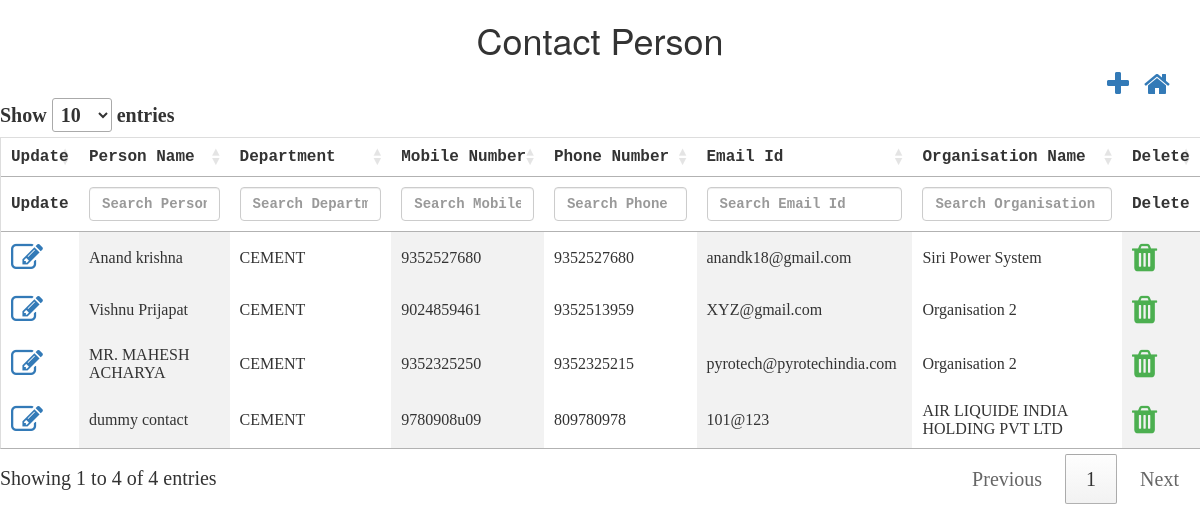
Before: /controllers/contactPerson.php with the older database file.
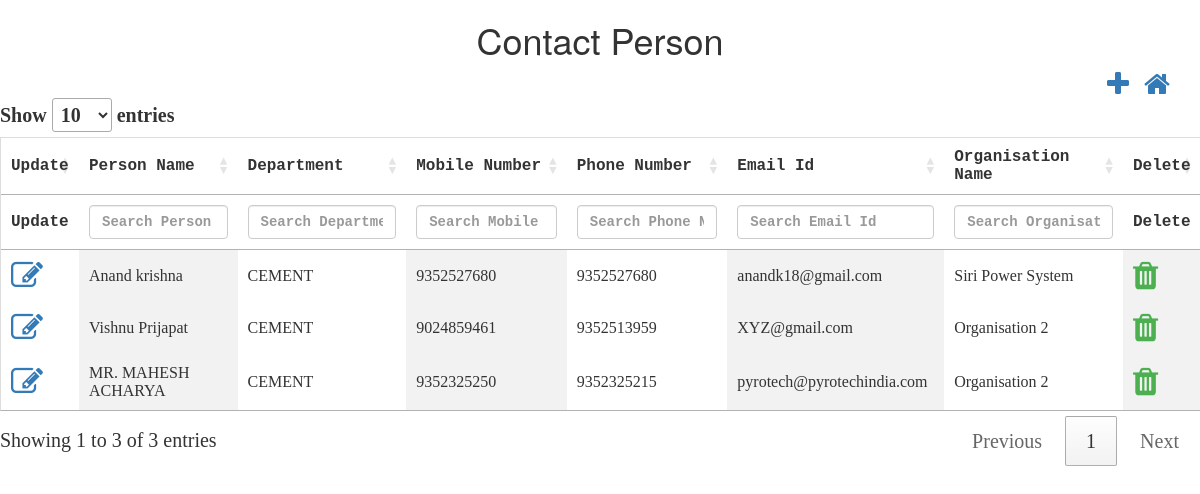
After: the same page with the newer database file.
### tables this page shows
CREATE TABLE `tbl_contactperson` (
  `nid` int(10) NOT NULL,
  `ncontact_person_id` int(10) NOT NULL,
  `nlogged_in_user_id` int(10) NOT NULL,
  `cperson_name` varchar(50) NOT NULL,
  `ndept_id` int(10) NOT NULL,
  `cmobile_number` varchar(50) NOT NULL,
  `cphone_number` varchar(50) NOT NULL,
  `cemail_id` varchar(50) NOT NULL,
  `norg_id` int(10) NOT NULL,
  `isActive` bit(1) NOT NULL,
  `isAvailable` bit(1) NOT NULL,
  `dcreated_date` datetime NOT NULL,
  `dupdated_date` datetime NOT NULL,
  `ninternal_id` int(11) DEFAULT NULL
);

CREATE TABLE `tbl_department` (
  `nid` int(10) NOT NULL,
  `ndept_id` int(10) NOT NULL,
  `cdept_name` varchar(50) NOT NULL,
  `isActive` bit(1) NOT NULL,
  `isAvailable` bit(1) NOT NULL,
  `dcreated_date` datetime NOT NULL,
  `dupdated_date` datetime NOT NULL,
  `ninternal_id` int(11) DEFAULT NULL
);

CREATE TABLE `tbl_organisation` (
  `nid` int(10) NOT NULL,
  `norg_id` int(10) NOT NULL,
  `corg_name` varchar(50) NOT NULL,
  `corg_address` varchar(50) NOT NULL,
  `corg_city` varchar(50) NOT NULL,
  `corg_state` varchar(50) NOT NULL,
  `corg_country` varchar(50) NOT NULL,
  `corg_mobileNumber` varchar(10) NOT NULL,
  `corg_emailId` varchar(50) NOT NULL,
  `norg_segment_id` int(10) NOT NULL,
  `isActive` bit(1) NOT NULL,
  `isAvailable` bit(1) NOT NULL,
  `dcreated_date` datetime NOT NULL,
  `dupdated_date` datetime NOT NULL,
  `ninternal_id` int(11) DEFAULT NULL
);

### controllers/contactPerson.php (the view, shortened to what this page needs)
<html>
<head>
    <script src="http://ajax.googleapis.com/ajax/libs/jquery/1.11.2/jquery.min.js"></script>
    <link rel="stylesheet" href="../css/theme.css">
    <link rel="stylesheet" href="https://cdn.datatables.net/1.10.22/css/jquery.dataTables.min.css">
    <link rel="stylesheet" href="https://cdnjs.cloudflare.com/ajax/libs/font-awesome/4.7.0/css/font-awesome.min.css">
    <link rel="stylesheet" href="https://maxcdn.bootstrapcdn.com/bootstrap/3.4.1/css/bootstrap.min.css">
</head>
<h1>Contact Person</h1>
<div class="container">
    <a style="float:right;margin-left: 15px;" href="../dashboard.php"><i class="fa fa-home fa-2x"></i></a>
    <a style="float:right" href="#contactPerson_modal" data-toggle="modal" id='add' data-id="1"><i class="fa fa-plus fa-2x"
                                                                                                  aria-hidden="true"></i></a>
</div>
<?php
$conn = OpenCon();
$sql = $sql = "SELECT c.ninternal_id,c.ncontact_person_id,c.cperson_name,c.ndept_id,c.cmobile_number,c.cphone_number,c.cemail_id,c.isAvailable, o.corg_name,d.cdept_name
                    FROM tbl_contactperson AS c
                     JOIN tbl_organisation AS o
                    ON c.norg_id = o.norg_id
                     JOIN tbl_department AS d
                    ON c.ndept_id= d.ndept_id
                    WHERE c.isAvailable=1";
$retval = mysqli_query($conn, $sql);
echo "<table id='contactPersonTable'  name='contactPersonTable' >
            <thead>
            <tr>
            <th style='display:none;'>INTERNAL ID</th>
            <th style='display:none;'>CONTACT PERSON ID</th>
            <th>Update</th>
            <th>Person Name</th>
            <th>Department</th>
            <th>Mobile Number</th>
            <th>Phone Number</th>
            <th>Email Id</th>
            <th>Organisation Name</th>
            <th>Delete</th>
            </tr>
            </thead>
            <tbody>
            ";
while ($row = mysqli_fetch_array($retval, MYSQLI_ASSOC)) {
    echo "<tr>";
    echo "<td ><a  href='#contactPerson_modal' data-toggle='modal' class='updateClass' data-id='2'><i class='fa fa-edit fa-2x'></i></a></td>";
    echo "<td>" . $row['cperson_name'] . "</td>";
    echo "<td>" . $row['cdept_name'] . "</td>";
    echo "<td>" . $row['cmobile_number'] . "</td>";
    echo "<td>" . $row['cphone_number'] . "</td>";
    echo "<td>" . $row['cemail_id'] . "</td>";
    echo "<td>" . $row['corg_name'] . "</td>";
       echo "<td class='action-delete'><i  class='fa fa-trash fa-2x' style='color:#4caf50;'</i></td>";
    echo "</tr>";
}
echo "</tbody></table>";
?>
</html>

### css/theme.css (style rules this page uses)
h1 { text-align: center; }
table { border-collapse: collapse; border-spacing: 0; width: 100%; border: 1px solid #ddd; }
th { text-align: left; padding: 10px !important; font-family: "Lucida Console", Courier, monospace; }
td { text-align: left; padding: 10px !important; }
td:nth-child(even) { background-color: #f2f2f2; }

Changed rows visible on the page:
no longer on this page (row edited): tbl_contactperson: cperson_name "dummy contact", tbl_department.cdept_name "CEMENT", cmobile_number "9780908u09", cphone_number "809780978", cemail "101@123", tbl_organisation.corg_name "AIR LIQUIDE INDIA HOLDING PVT LTD"
Other visible differences:
text written by a page script: "Show entries Showing 1 to 4 of 4 entries Previous 1 Next" → "Show entries Showing 1 to 3 of 3 entries Previous 1 Next"
